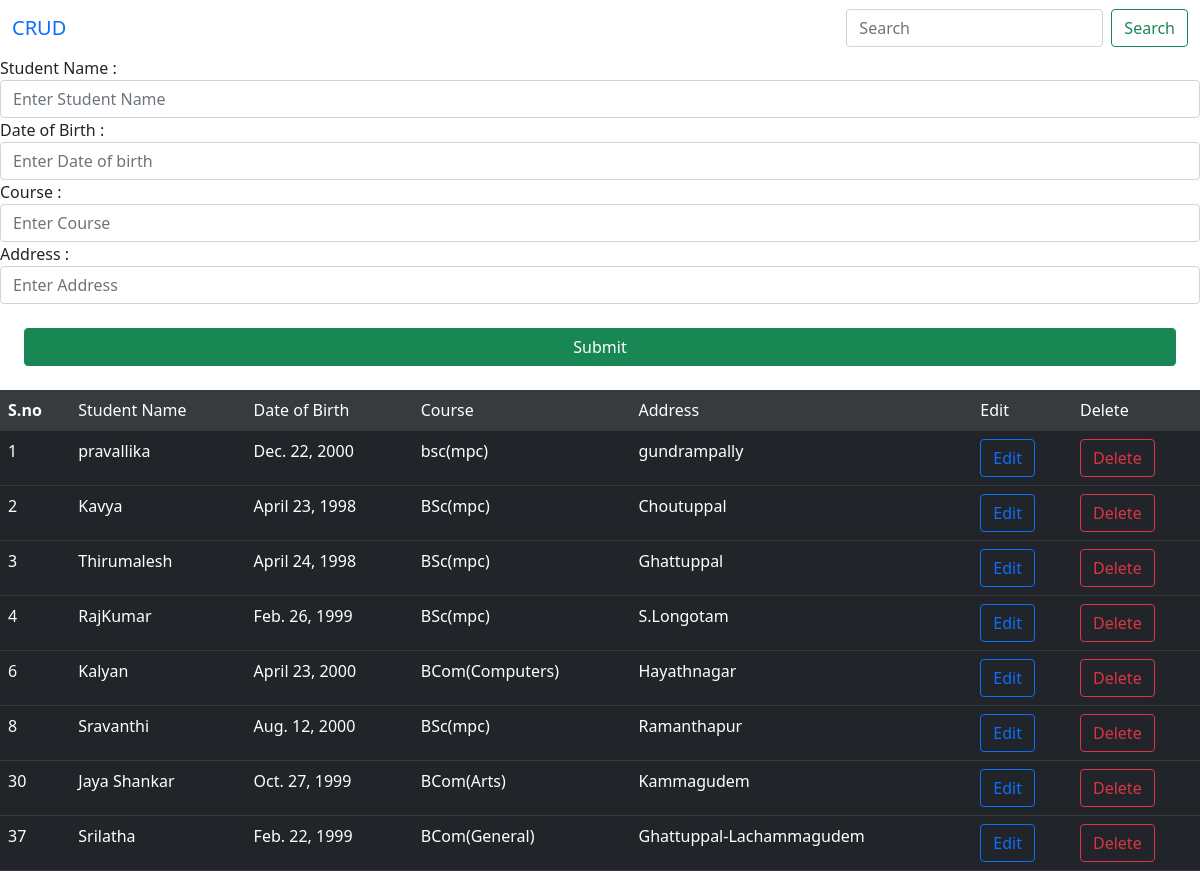
The page / on the database its author committed.
### home/models.py (models this page shows, shortened)
class CollegeModel(models.Model):
    stu_name = models.CharField(max_length=50, blank=True, null=True)
    stu_dob = models.DateField()
    stu_course = models.CharField(max_length=30, null=True)
    address_city = models.CharField(max_length=50)
    class Meta():
        verbose_name = 'CollegeModel'
        verbose_name_plural = 'CollegeModels'

### home/views.py (the view)
# urls.py: 2. Add a URL to urlpatterns:  path('', views.home, name='home')
def home(request):
    all_clients = CollegeModel.objects.all()
    context = {'data':all_clients}
    return render(request,'home.html',context)

### templates/home.html (shortened to what this page needs)
{% extends "base.html" %}
{% block count %}
<nav class="navbar bg-body-tertiary">
  <div class="container-fluid">
    <a class="navbar-brand" href='about.html'>CRUD</a>
    <form class="d-flex" role="search">
      <input
        class="form-control me-2"
        type="search"
        placeholder="Search"
        aria-label="Search"
      />
      <button class="btn btn-outline-success" type="submit">Search</button>
    </form>
  </div>
</nav>
<form action="{% url 'upload' %}" method="POST" class="bd-highlight form-horizontal" >
  <div
    class="mode">
    <div class="form-group text-control">
      <label for="formGroupExampleInput">Student Name :</label>
      <input
        type="text"
        class="form-control"
        id="formGroupExampleInput"
        placeholder="Enter Student Name"
        name="name"
        required
      />
    </div>
    <div class="form-group">
      <label for="formGroupExampleInput2">Date of Birth :</label>
      <input
        type="text"
        class="form-control"
        id="formGroupExampleInput2"
        placeholder="Enter Date of birth"
        name="dob"
        required
      />
    </div>
    <div class="form-group">
      <label for="formGroupExampleInput2">Course :</label>
      <input
        type="text"
        class="form-control"
        id="formGroupExampleInput2"
        placeholder="Enter Course"
        name="course"
        required
      />
    </div>
    <div class="form-group">
      <label for="formGroupExampleInput2">Address :</label>
      <input
        type="text"
        class="form-control"
        id="formGroupExampleInput2"
        placeholder="Enter Address"
        name="address"
        required
      />
    </div>
    <div class="d-grid gap-2">
      <button type="success" class="btn btn-success m-4 w-5">Submit</button>
    </div>
  </div>
</form>
<table class="table table-dark">
  <tbody>
    <tr class="table-active">
      <th scope="row">S.no</th>
      <td scope="row">Student Name</td>
      <td>Date of Birth</td>
      <td>Course</td>
      <td>Address</td>
      <td>Edit</td>
      <td>Delete</td>
    </tr>
    {% for dat in data %}
    <tr>
      <td>{{dat.id}}</td>
      <td>{{dat.stu_name}}</td>
      <td>{{dat.stu_dob}}</td>
      <td>{{dat.stu_course}}</td>
      <td>{{dat.address_city}}</td>
      <td>
        <span>
          <a href="/update/{{ dat.id }}" type="button" class="btn btn-outline-primary" role="button">Edit</a>
        </span>
      </td>
      <td>
        <span>
          <a href="/delete/{{ dat.id }}" type="button" class="btn btn-outline-danger" role="button">Delete</a>
        </span>
    </td>
    </tr>
    {% endfor %}
  </tbody>
</table>
{% endblock count %}

### templates/base.html (shortened to what this page needs)
<!DOCTYPE html>
<html lang="en">
  <head>
    <link href="https://cdn.jsdelivr.net/npm/bootstrap@5.0.2/dist/css/bootstrap.min.css" rel="stylesheet">
  </head>
  <body>
    {% block count %}
    {% endblock count %}
  </body>
</html>

### rows shown on the page
CollegeModel: id "1", stu_name "pravallika", stu_dob "Dec. 22, 2000", stu_course "bsc(mpc)", address_city "gundrampally"
CollegeModel: id "2", stu_name "Kavya", stu_dob "April 23, 1998", stu_course "BSc(mpc)", address_city "Choutuppal"
CollegeModel: id "3", stu_name "Thirumalesh", stu_dob "April 24, 1998", stu_course "BSc(mpc)", address_city "Ghattuppal"
CollegeModel: id "4", stu_name "RajKumar", stu_dob "Feb. 26, 1999", stu_course "BSc(mpc)", address_city "S.Longotam"
CollegeModel: id "6", stu_name "Kalyan", stu_dob "April 23, 2000", stu_course "BCom(Computers)", address_city "Hayathnagar"
CollegeModel: id "8", stu_name "Sravanthi", stu_dob "Aug. 12, 2000", stu_course "BSc(mpc)", address_city "Ramanthapur"
CollegeModel: id "30", stu_name "Jaya Shankar", stu_dob "Oct. 27, 1999", stu_course "BCom(Arts)", address_city "Kammagudem"
CollegeModel: id "37", stu_name "Srilatha", stu_dob "Feb. 22, 1999", stu_course "BCom(General)", address_city "Ghattuppal-Lachammagudem"
